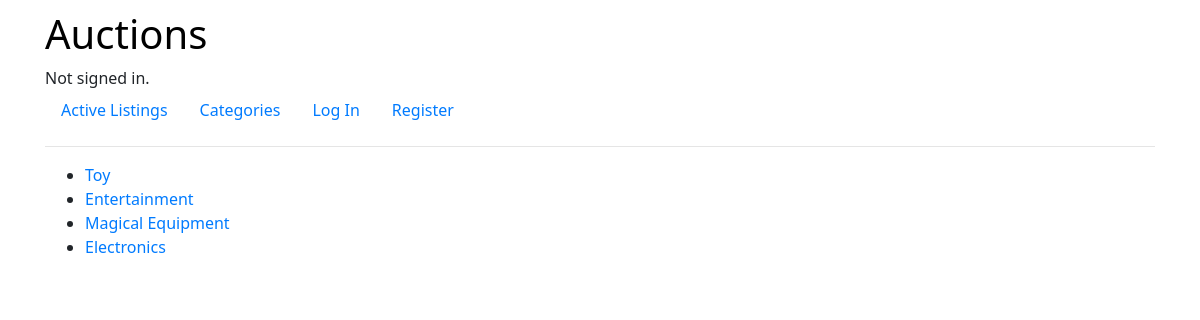
The page /categories on the database its author committed.
### auctions/models.py (models this page shows)
class Category(models.Model):
    name = models.CharField(max_length=256)
    def __str__(self):
        return f"{self.name}"

### auctions/views.py (the view)
# urls.py: path("categories", views.showCategories, name="categories"),
def showCategories(request):
    CategoryList = Category.objects.all()
    return render(request, "auctions/categories.html", {
        'CategoryList': CategoryList
    })

### auctions/templates/auctions/categories.html (shortened to what this page needs)
{% extends "auctions/layout.html" %}
{% block body %}
<ul>
    {% for category in CategoryList %}
        <li>
            <a href="{% url 'auctions:category' category.id %}">{{ category }}</a>
        </li>
    {% endfor %}
</ul>
{% endblock %}

### auctions/static/auctions/styles.css (style rules this page uses)
body { padding: 10px; font-family: 'Segoe UI', Tahoma, Geneva, Verdana, sans-serif; }

### rows shown on the page
Category: name "Toy"
Category: name "Entertainment"
Category: name "Magical Equipment"
Category: name "Electronics"
